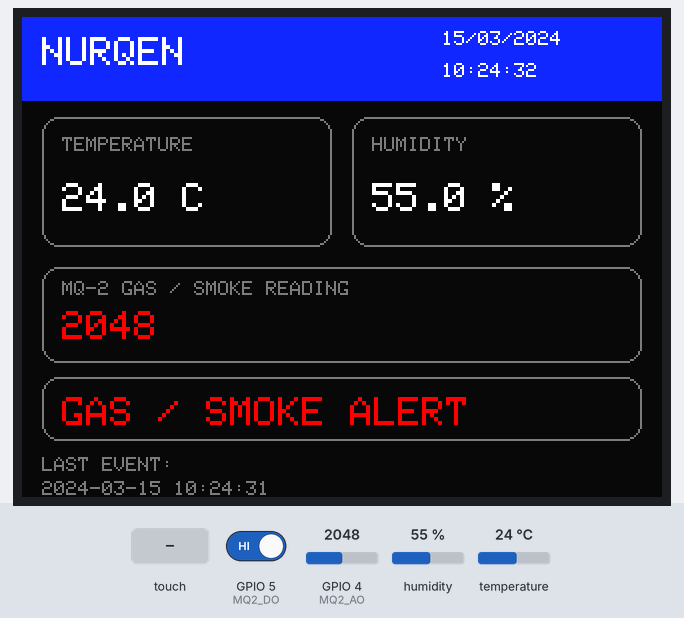
The sketch below on a simulated ESP32. Parts: 320×240 colour display. Inputs (shaded band) come from the test bench; at power-on: GPIO 4 (MQ2_AO) = 2048, humidity 55 %, GPIO 5 (MQ2_DO) HIGH, temperature 24 °C (analog values on the 0–4095 scale). WiFi joins after 1.5 s; servers stay silent unless stated; the local clock reads 2024-03-15 10:24:30 at power-on unless the sketch sets it; what the sketch prints to the serial monitor is not drawn.

Above: at 2.9 s.
3.0 s: GPIO 4 (MQ2_AO) set to 1972
At 4.6 s:
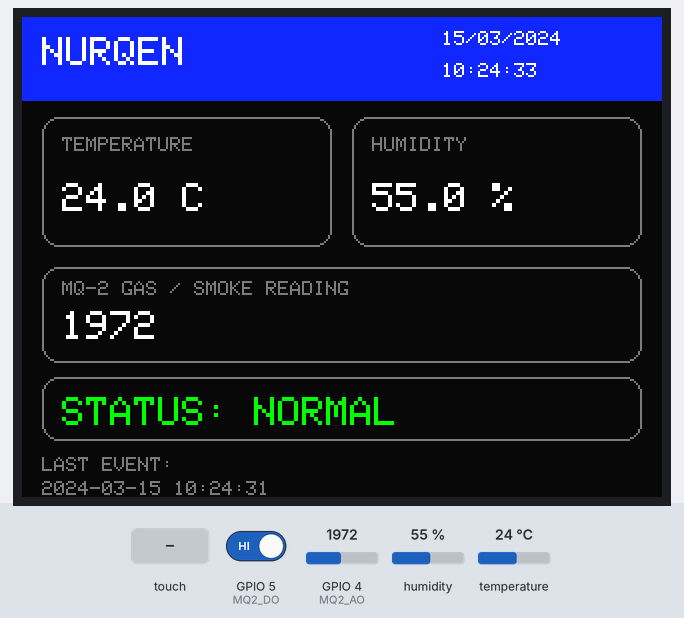
9.0 s: touch panel pressed at 13 % / 10 % of its raw x / y range
15.0 s: touch panel pressed at 38 % / 10 % of its raw x / y range
21.0 s: humidity set to 22 %
At 22.9 s:
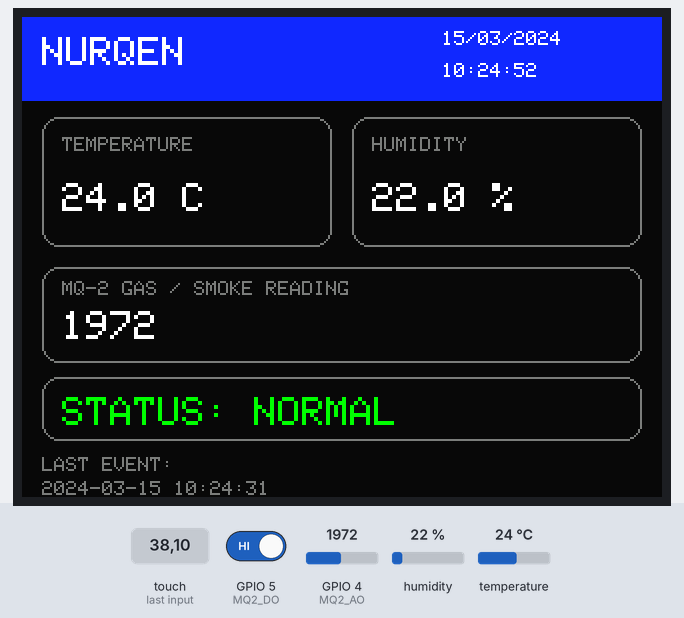
24.6 s: GPIO 5 (MQ2_DO) driven LOW
At 27.0 s:
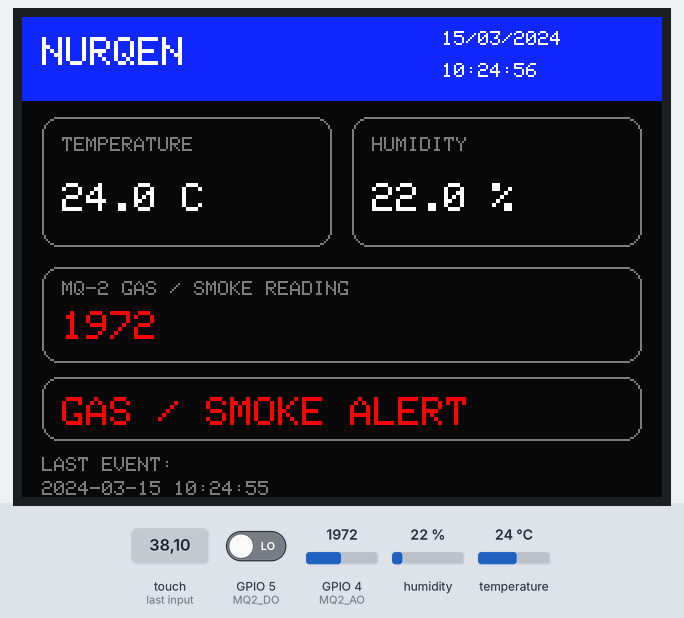
28.7 s: temperature set to 12 °C
At 31.0 s:
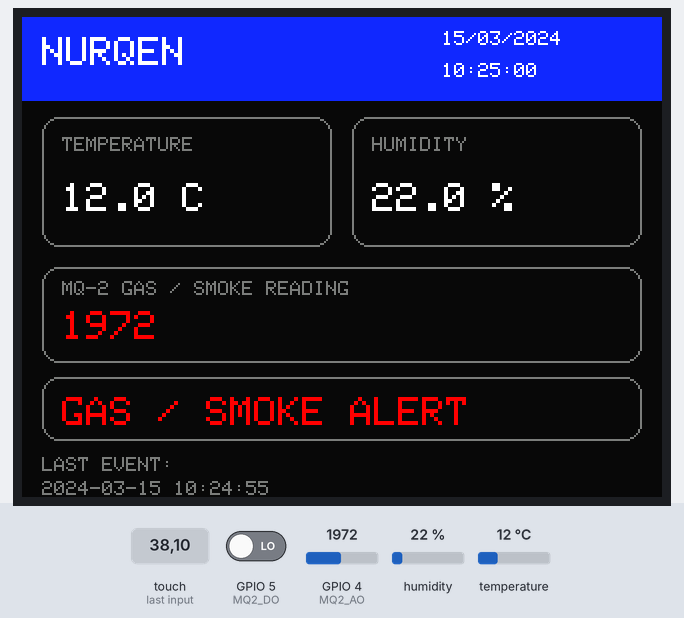
Timing chart, 0 to 32.5 s (numbered marks = the images above; inputs shaded):
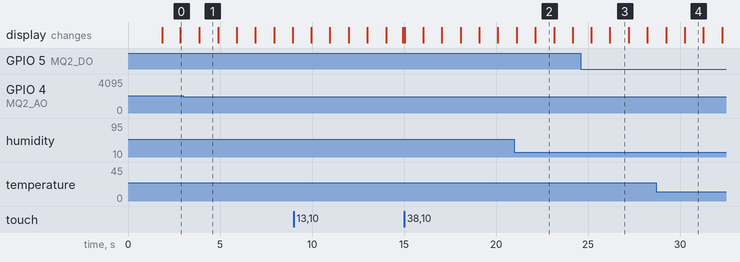

Measured:
- the behaviour switches between 2000 and 1999 on GPIO 4 (MQ2_AO) (found by bisection; images 0 and 1)
- after the input at 3.0 s, the display: changes after 0.88 s (image 1)
- after the input at 24.6 s, the display: first differs from a run without the input after 1.6 s (image 3)

The sketch:

sketch.ino
```cpp
#include <WiFi.h>
#include <time.h>
#include <SPI.h>
#include <Wire.h>
#include <Adafruit_GFX.h>
#include <Adafruit_ILI9341.h>
#include <Adafruit_FT6206.h>
#include "DHTesp.h"

// NURQEN sensors
#define MQ2_AO 4
#define MQ2_DO 5
#define DHT_PIN 6

// TFT display pins
#define TFT_CS 10
#define TFT_DC 9
#define TFT_MOSI 11
#define TFT_SCK 12

// Touch controller I2C
#define TOUCH_SDA 15
#define TOUCH_SCL 14

// Wokwi Wi-Fi and Nigeria time
const char* WIFI_NAME = "Wokwi-GUEST";
const char* WIFI_PASSWORD = "";

const long UTC_OFFSET = 3600;
const int DST_OFFSET = 0;

// Demonstration thresholds; calibrate for real hardware
const int GAS_THRESHOLD = 2000;
const float TEMP_HIGH = 35.0;
const float TEMP_CLEAR = 32.0;
const unsigned long TEMP_CONFIRM_MS = 5000;

Adafruit_ILI9341 tft(TFT_CS, TFT_DC);
Adafruit_FT6206 touch;
DHTesp dht;

int gasValue = 0;
int gasDigital = HIGH;

float temperature = NAN;
float humidity = NAN;

bool touchReady = false;
bool previousGasAlert = false;
bool tempAlert = false;

unsigned long hotSince = 0;
unsigned long lastSensorRead = 0;
unsigned long lastScreenUpdate = 0;

String lastEventTime = "No events yet";
String currentTime = "Time not synced";
String currentDate = "";

bool getClockTime(struct tm* info) {
  return getLocalTime(info, 100);
}

String getTimestamp() {
  struct tm info;

  if (!getClockTime(&info)) {
    return "TIME NOT SYNCED";
  }

  char buffer[25];
  strftime(buffer, sizeof(buffer),
           "%Y-%m-%d %H:%M:%S", &info);

  return String(buffer);
}

void updateClockStrings() {
  struct tm info;

  if (getClockTime(&info)) {
    char timeBuffer[16];
    char dateBuffer[16];

    strftime(timeBuffer, sizeof(timeBuffer),
             "%H:%M:%S", &info);

    strftime(dateBuffer, sizeof(dateBuffer),
             "%d/%m/%Y", &info);

    currentTime = String(timeBuffer);
    currentDate = String(dateBuffer);
  } else {
    currentTime = "Time not synced";
    currentDate = "";
  }
}

void recordEvent(const char* eventName) {
  lastEventTime = getTimestamp();

  Serial.println();
  Serial.println("=== HOME EVENT ===");
  Serial.print("Event: ");
  Serial.println(eventName);

  Serial.print("Timestamp: ");
  Serial.print(lastEventTime);
  Serial.println(" WAT");

  Serial.print("Temperature: ");
  Serial.print(temperature);
  Serial.println(" C");

  Serial.print("Humidity: ");
  Serial.print(humidity);
  Serial.println(" %");

  Serial.print("MQ-2 reading: ");
  Serial.println(gasValue);

  Serial.println("====================");
}

void drawScreen() {
  bool gasAlert =
      (gasValue >= GAS_THRESHOLD) ||
      (gasDigital == LOW);

  bool anyAlert = gasAlert || tempAlert;

  tft.fillScreen(0x0841);

  // Header
  tft.fillRect(0, 0, 320, 42, 0x115F);
  tft.setTextColor(ILI9341_WHITE);
  tft.setTextSize(2);
  tft.setCursor(10, 10);
  tft.print("NURQEN");

  tft.setTextSize(1);
  tft.setCursor(210, 7);
  tft.print(currentDate);

  tft.setCursor(210, 23);
  tft.print(currentTime);

  // Temperature card
  tft.drawRoundRect(10, 50, 145, 65, 8, 0x7BEF);
  tft.setTextSize(1);
  tft.setTextColor(0x7BEF);
  tft.setCursor(20, 60);
  tft.print("TEMPERATURE");

  tft.setTextSize(2);
  tft.setTextColor(tempAlert ? ILI9341_RED : ILI9341_WHITE);
  tft.setCursor(20, 83);

  if (isnan(temperature)) {
    tft.print("--.- C");
  } else {
    tft.print(temperature, 1);
    tft.print(" C");
  }

  // Humidity card
  tft.drawRoundRect(165, 50, 145, 65, 8, 0x7BEF);
  tft.setTextSize(1);
  tft.setTextColor(0x7BEF);
  tft.setCursor(175, 60);
  tft.print("HUMIDITY");

  tft.setTextSize(2);
  tft.setTextColor(ILI9341_WHITE);
  tft.setCursor(175, 83);

  if (isnan(humidity)) {
    tft.print("-- %");
  } else {
    tft.print(humidity, 1);
    tft.print(" %");
  }

  // Gas card
  tft.drawRoundRect(10, 125, 300, 48, 8, 0x7BEF);
  tft.setTextSize(1);
  tft.setTextColor(0x7BEF);
  tft.setCursor(20, 132);
  tft.print("MQ-2 GAS / SMOKE READING");

  tft.setTextSize(2);
  tft.setTextColor(gasAlert ? ILI9341_RED : ILI9341_WHITE);
  tft.setCursor(20, 147);
  tft.print(gasValue);

  // Overall alert
  tft.drawRoundRect(10, 180, 300, 32, 8, 0x7BEF);
  tft.setTextSize(2);
  tft.setCursor(20, 190);

  if (gasAlert) {
    tft.setTextColor(ILI9341_RED);
    tft.print("GAS / SMOKE ALERT");
  } else if (tempAlert) {
    tft.setTextColor(ILI9341_RED);
    tft.print("HIGH TEMP ALERT");
  } else {
    tft.setTextColor(ILI9341_GREEN);
    tft.print("STATUS: NORMAL");
  }

  // Last event
  tft.setTextSize(1);
  tft.setTextColor(0x7BEF);
  tft.setCursor(10, 220);
  tft.print("LAST EVENT:");

  tft.setCursor(10, 232);
  tft.print(lastEventTime);
}

void printReadings() {
  Serial.println("-------------------------");
  Serial.print("Time: ");
  Serial.print(getTimestamp());
  Serial.println(" WAT");

  Serial.print("Temperature: ");
  if (isnan(temperature)) {
    Serial.println(" 10.0 ");
  } else {
    Serial.print(temperature, 1);
    Serial.println(" C");
  }

  Serial.print("Humidity: ");
  if (isnan(humidity)) {
    Serial.println(" 15% ");
  } else {
    Serial.print(humidity, 1);
    Serial.println(" %");
  }

  Serial.print("MQ-2 analog: ");
  Serial.println(gasValue);

  Serial.print("MQ-2 digital: ");
  Serial.println(gasDigital);

  Serial.print("Temperature alert: ");
  Serial.println(tempAlert ? "ACTIVE" : "OFF");
}

void setup() {
  Serial.begin(115200);

  pinMode(MQ2_DO, INPUT);
  analogReadResolution(12);

  dht.setup(DHT_PIN, DHTesp::DHT22);

  SPI.begin(TFT_SCK, -1, TFT_MOSI, TFT_CS);
  tft.begin();
  tft.setRotation(1);

  Wire.begin(TOUCH_SDA, TOUCH_SCL);
  touchReady = touch.begin(40);

  tft.fillScreen(ILI9341_BLACK);
  tft.setTextColor(ILI9341_WHITE);
  tft.setTextSize(2);
  tft.setCursor(10, 30);
  tft.println("HOME Starting");

  WiFi.begin(WIFI_NAME, WIFI_PASSWORD, 6);

  Serial.println("Connecting to Wokwi Wi-Fi...");

  unsigned long start = millis();

  while (WiFi.status() != WL_CONNECTED &&
         millis() - start < 15000) {
    delay(250);
    Serial.print(".");
  }

  if (WiFi.status() == WL_CONNECTED) {
    Serial.println("\nWi-Fi connected");

    configTime(UTC_OFFSET, DST_OFFSET,
               "pool.ntp.org", "time.nist.gov");

    struct tm info;
    unsigned long timeStart = millis();

    while (!getLocalTime(&info, 250) &&
           millis() - timeStart < 10000) {
      delay(100);
    }
  } else {
    Serial.println("\nWi-Fi unavailable; time not synced.");
  }

  updateClockStrings();
}

void loop() {
  unsigned long now = millis();

  // Read sensors every two seconds
  if (now - lastSensorRead >= 2000 ||
      lastSensorRead == 0) {
    lastSensorRead = now;

    gasValue = analogRead(MQ2_AO);
    gasDigital = digitalRead(MQ2_DO);

    TempAndHumidity data = dht.getTempAndHumidity();
    temperature = data.temperature;
    humidity = data.humidity;

    bool gasAlert =
        (gasValue >= GAS_THRESHOLD) ||
        (gasDigital == LOW);

    // Record the start of a new gas event
    if (gasAlert && !previousGasAlert) {
      recordEvent("GAS / SMOKE ALERT");
    }

    previousGasAlert = gasAlert;

    // Temperature warning with confirmation delay
    if (!isnan(temperature)) {
      if (temperature >= TEMP_HIGH) {
        if (hotSince == 0) {
          hotSince = millis();
        }

        if (!tempAlert &&
            millis() - hotSince >= TEMP_CONFIRM_MS) {
          tempAlert = true;
          recordEvent("HIGH TEMPERATURE WARNING");
        }
      } else {
        hotSince = 0;

        if (temperature < TEMP_CLEAR) {
          tempAlert = false;
        }
      }
    }

    printReadings();
  }

  // Refresh screen and clock every second
  if (now - lastScreenUpdate >= 1000 ||
      lastScreenUpdate == 0) {
    lastScreenUpdate = now;
    updateClockStrings();
    drawScreen();
  }

  // Touch detection
  if (touchReady && touch.touched()) {
    TS_Point point = touch.getPoint();

    Serial.print("Touch detected: ");
    Serial.print(point.x);
    Serial.print(", ");
    Serial.println(point.y);

    delay(250);
  }

  delay(20);
}
```
